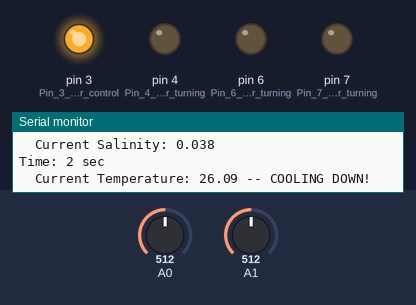
This sketch was run on a simulated Arduino Uno, built with avr-gcc and run on an emulated ATmega328P. On the bench: output pins drawn as LEDs (lit = HIGH), the last lines printed to the serial monitor. Dashed ring = blinking. The test bench sets the inputs (shaded band); at power-on: A0 = 512, A1 = 512.

Above: at 2.68 s.
2.7 s: A0 set to 490
7.5 s: A0 set to 458
At 9.1 s:
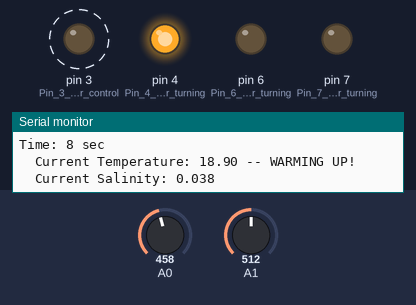
11.0 s: A1 set to 591
14.5 s: A1 set to 612
At 16.52 s:
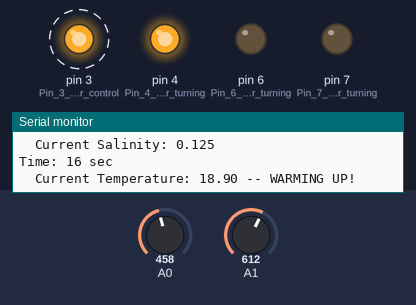
18.0 s: A1 set to 716
At 19.2 s:
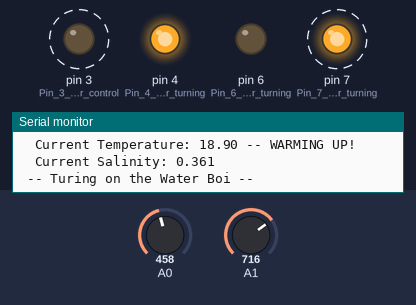
22.8 s: A0 set to 511
At 24.5 s:
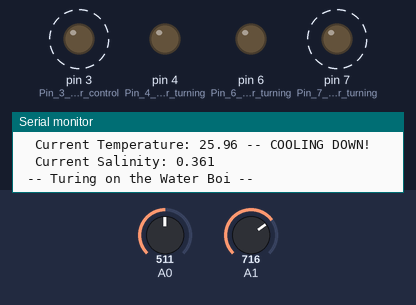
Timing chart, 0 to 28.6 s (numbered marks = the images above; inputs shaded):
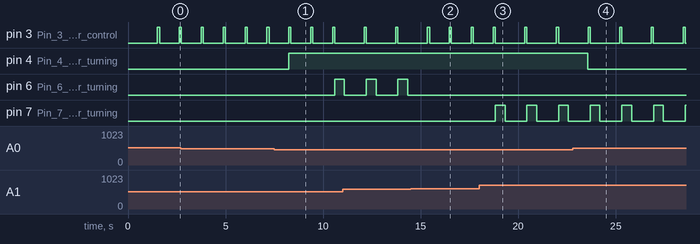

Measured:
- the behaviour switches between 477 and 476 on A0 (found by bisection; images 0 and 1)
- the behaviour switches between 604 and 605 on A1 (found by bisection; images 1 and 2)
- after the input at 7.5 s, pin 4 (Pin_4_is_used_for_turning): LOW → HIGH after 0.74 s
- after the input at 14.5 s, pin 3 (Pin_3_is_used_for_control): alternates HIGH for 0.11 s and LOW for 1.0 s, starting after 2.0 s; pin 6 (Pin_6_is_used_for_turning): stops changing and stays LOW
- after the input at 18.0 s, pin 3 (Pin_3_is_used_for_control): alternates HIGH for 0.11 s and LOW for 1.5 s, starting after 2.3 s; pin 7 (Pin_7_is_used_for_turning): alternates HIGH for 0.50 s and LOW for 1.1 s, starting after 0.82 s
- after the input at 22.8 s, pin 4 (Pin_4_is_used_for_turning): HIGH → LOW after 0.78 s
- by itself, pin 3 (Pin_3_is_used_for_control): alternates HIGH for 0.11 s and LOW for 1.0 s
- by itself, pin 6 (Pin_6_is_used_for_turning): alternates HIGH for 0.50 s and LOW for 1.1 s

The sketch:

GucciGang.ino
```cpp
#include <SoftwareSerial.h>                    // use the software serial library
   SoftwareSerial mySerial(2,5);               // receive data at pin 2; transmit data at pin 5

// Section for Tempurature Values setup
int valT;
int deviationT = 26;
float setTemp = 25;
int setAnalT = (setTemp + 42.105)/.1332;
int LCLT = setAnalT - deviationT;
int UCLT = setAnalT + deviationT;
float LCLTemp = (0.1332*LCLT) - 42.105; //Equation for finding the Lower Control Limit
float UCLTemp = (0.1332*UCLT) - 42.105; // Equation for finding the Upper Control Limit
//--------------------------------------------------------------------------------------

//Section for Salinity Values setup
int valS;
int deviationS = 8;
float setSalin = .100;
int setAnalS = (859.81*pow(setSalin, 0.1468));
int LCLS = setAnalS - deviationS;
int UCLS = setAnalS + deviationS;
float LCLSalin = (1.0254*pow(10, -20)*pow(LCLS, 6.8111));
float UCLSalin = (1.0254*pow(10, -20)*pow(UCLS, 6.8111));
//--------------------------------------------------------------------------------------

long Time_elapsed;

void setup() {
  pinMode(3, OUTPUT); // Pin 3 is used for controlling Salinity
  pinMode(4, OUTPUT); // Pin 4 is used for turning on the 20 ohm resistance heating element
  pinMode(6, OUTPUT); // Pin 6 is used for turning on the saltyBoi solenoid valve
  pinMode(7, OUTPUT); // Pin 7 is used for turning on the waterBoi solenoid valve

  mySerial.begin(9600);
  Serial.begin(9600);
  delay(1000);           // set data rate to 9600 baud; wait for bootup
  Serial.println("Hello World!");
  Serial.println("----------------------------------------------------------------------");

  Serial.print("Analog Temp LCL: "); Serial.print(LCLT);
  Serial.print("  Analog Temp Set Point: "); Serial.print(setAnalT);
  Serial.print("  Analog Temp UCL: "); Serial.println(UCLT);
  Serial.print("Temp LCL: "); Serial.print(LCLTemp);
  Serial.print("       Temp Set Point: "); Serial.print(setTemp);
  Serial.print("       Temp UCL: "); Serial.println(UCLTemp);

  Serial.print("Analog Salinity LCL: "); Serial.print(LCLS);
  Serial.print("  Analog Salinity Set Point: "); Serial.print(setAnalS);
  Serial.print("  Analong Salinnity UCL: "); Serial.println(UCLS);
  Serial.print("Salinity LCL: "); Serial.print(LCLSalin);
  Serial.print("        Salinity Set Point: ");Serial.print(setSalin);
  Serial.print("        Salinity UCL: "); Serial.println(UCLSalin);
  Serial.println("----------------------------------------------------------------------");

/** This section of code creates the static display on the LCD screen **/
   mySerial.write(254);  mySerial.write(1);
   mySerial.write(254);  mySerial.write(132);
   mySerial.write("LCL    SP   UCL");
   mySerial.write(254);  mySerial.write(192);
   mySerial.write("S:");
   mySerial.write(254); mySerial.write(195);
   mySerial.print(LCLSalin, 3);
   mySerial.write(254); mySerial.write(201);
   mySerial.print(setSalin, 3);
   mySerial.write(254); mySerial.write(207);
   mySerial.print(UCLSalin, 3);
   mySerial.write(254);  mySerial.write(148);
   mySerial.write("T:");
   mySerial.write(254); mySerial.write(152);
   mySerial.print(LCLTemp, 1);
   mySerial.write(254); mySerial.write(158);
   mySerial.print(setTemp, 1);
   mySerial.write(254); mySerial.write(164);
   mySerial.print(UCLTemp, 1);
   mySerial.write(254);  mySerial.write(212);
   mySerial.write("S=");
   mySerial.write(254);  mySerial.write(220);
   mySerial.write("T=");
   mySerial.write(254);  mySerial.write(227);
   mySerial.write("H=");
}
void loop() {

  Time_elapsed = millis();
  Serial.print("Time: ");
  Serial.print(Time_elapsed/1000);
  Serial.println(" sec");

  /** ---------------------------------------------------------------------------------------------------------
  / This section of code reads the temperature with a thermistor and changes it with a 20 ohm resistance heater
  --------------------------------------------------------------------------------------------------------- **/
  valT = analogRead(0); //current value reading
  float temp = (0.1332*valT) - 42.105; //The equation for determining the temperature with respect to analog value
  mySerial.write(254);  mySerial.write(222);
  mySerial.print(temp, 1);
  Serial.print("  Current Temperature: ");
  Serial.print(temp);
  if ( valT < LCLT){
    warmup();
  }
  else if (valT > LCLT){
    cooldown();
  }
  /** -------------------------------------------------------------------------------------------------------**/

  /** ---------------------------------------------------------------------------------------------------------
  / This section of code reads the temperature with a conductivity sensor and changes via solenoid valves
  --------------------------------------------------------------------------------------------------------- **/
  digitalWrite(3,HIGH);          // apply 5V to the conductivity sensor
  delay(100);                    // hold the voltage at pin 8 for 0.1s
  int valS=analogRead(1);        // read voltage on + side of 10kohm resistor
  float salin = (2*pow(10, -20)*pow(valS, 6.7449));
  mySerial.write(254); mySerial.write(214);
  mySerial.print(salin, 3);
  Serial.print("  Current Salinity: ");
  Serial.println(salin, 3);
  digitalWrite(3,LOW);           // turn off power to the conductivity sensor
  if (valS < LCLS && Time_elapsed > 10000) {
    saltyBoi();
  }
  else if (valS > UCLS && Time_elapsed > 10000) {
    waterBoi();
  }
  /** -------------------------------------------------------------------------------------------------------**/

  delay(1000);    // delay 1 second between measurements
}
void warmup() { //Turns on the heater
    digitalWrite(4, HIGH);
    Serial.println(" -- WARMING UP!");
    mySerial.write(254); mySerial.write(229);
    mySerial.write("ON "); //Prints out on the LCD that the Heater is on
}

void cooldown() { // Turns off the Heater
    digitalWrite(4, LOW);
    Serial.println(" -- COOLING DOWN!");
    mySerial.write(254); mySerial.write(229);
    mySerial.write("OFF"); //Prints out on the LCD that the Heater is off
}

void saltyBoi() { //Turns on the Saline Solution solenoid valve
    Serial.println(" -- Turing on the Salty Boi -- ");
    digitalWrite(6, HIGH);
    delay(500);
    digitalWrite(6, LOW);
    Time_elapsed = 0;
}

void waterBoi() { //Turns on the DeIonized water solenoid valve
    Serial.println(" -- Turing on the Water Boi -- ");
    digitalWrite(7, HIGH);
    delay(500);
    digitalWrite(7, LOW);
    Time_elapsed = 0;
}
```
